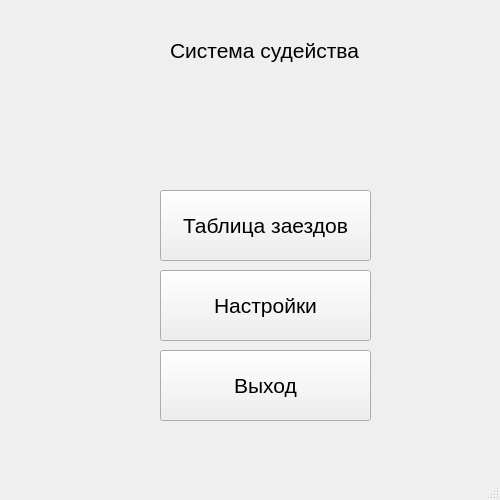
<?xml version="1.0" encoding="UTF-8"?>
<ui version="4.0">
 <class>MainWindow</class>
 <widget class="QMainWindow" name="MainWindow">
  <property name="geometry">
   <rect>
    <x>0</x>
    <y>0</y>
    <width>500</width>
    <height>500</height>
   </rect>
  </property>
  <property name="windowTitle">
   <string>MainWindow</string>
  </property>
  <widget class="QWidget" name="centralwidget">
   <widget class="QLabel" name="label">
    <property name="geometry">
     <rect>
      <x>170</x>
      <y>30</y>
      <width>191</width>
      <height>41</height>
     </rect>
    </property>
    <property name="text">
     <string>&lt;html&gt;&lt;head/&gt;&lt;body&gt;&lt;p&gt;&lt;span style=&quot; font-size:16pt;&quot;&gt;Система судейства&lt;/span&gt;&lt;/p&gt;&lt;/body&gt;&lt;/html&gt;</string>
    </property>
   </widget>
   <widget class="QPushButton" name="toTableButton">
    <property name="geometry">
     <rect>
      <x>160</x>
      <y>190</y>
      <width>211</width>
      <height>71</height>
     </rect>
    </property>
    <property name="font">
     <font>
      <pointsize>16</pointsize>
     </font>
    </property>
    <property name="text">
     <string>Таблица заездов</string>
    </property>
   </widget>
   <widget class="QPushButton" name="exitButton">
    <property name="geometry">
     <rect>
      <x>160</x>
      <y>350</y>
      <width>211</width>
      <height>71</height>
     </rect>
    </property>
    <property name="font">
     <font>
      <pointsize>16</pointsize>
     </font>
    </property>
    <property name="text">
     <string>Выход</string>
    </property>
   </widget>
   <widget class="QPushButton" name="optionsButton">
    <property name="geometry">
     <rect>
      <x>160</x>
      <y>270</y>
      <width>211</width>
      <height>71</height>
     </rect>
    </property>
    <property name="font">
     <font>
      <pointsize>16</pointsize>
     </font>
    </property>
    <property name="text">
     <string>Настройки</string>
    </property>
   </widget>
  </widget>
  <widget class="QMenuBar" name="menubar">
   <property name="geometry">
    <rect>
     <x>0</x>
     <y>0</y>
     <width>500</width>
     <height>21</height>
    </rect>
   </property>
  </widget>
  <widget class="QStatusBar" name="statusbar"/>
 </widget>
 <resources/>
 <connections/>
</ui>
